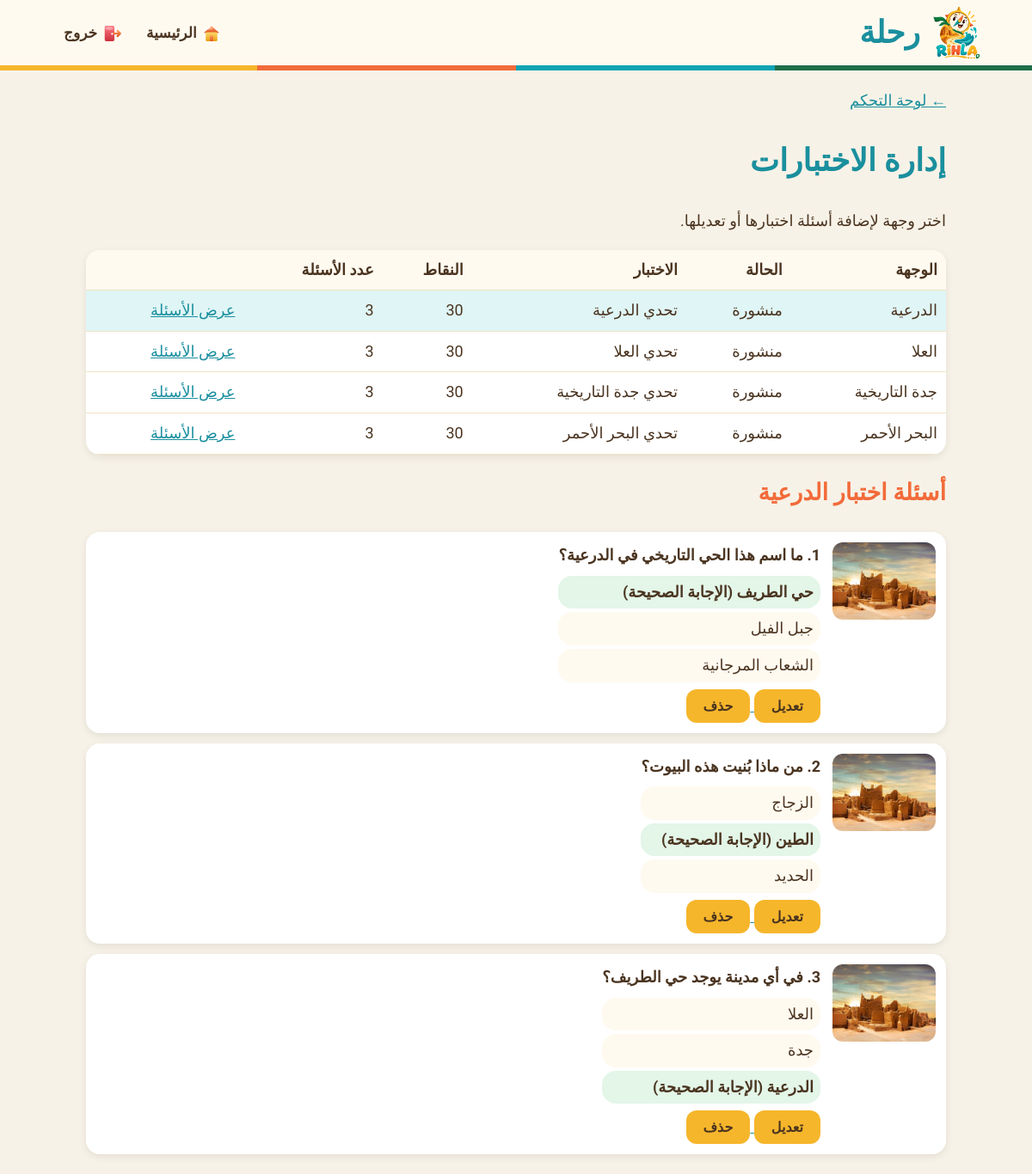
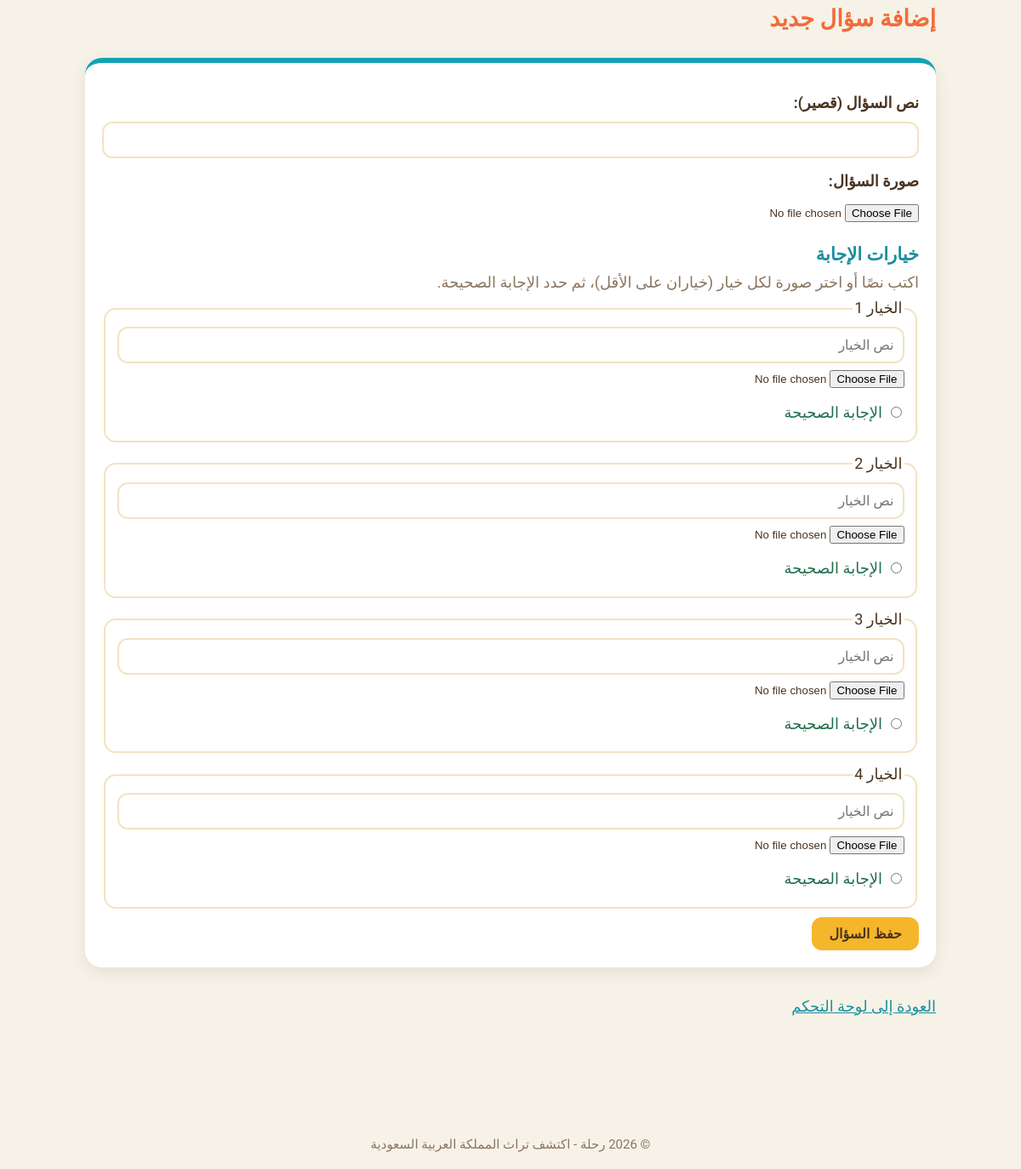
/manage_quizzes.php?destination=1 (signed in), run on the app's committed database (2 pictures, top to bottom).
### tables this page shows
CREATE TABLE `quiz` (
  `quizID` int(11) NOT NULL,
  `title` varchar(80) NOT NULL,
  `totalPoints` int(11) NOT NULL,
  `destinationID` int(11) NOT NULL
);

CREATE TABLE `destination` (
  `destinationID` int(11) NOT NULL,
  `name` varchar(50) NOT NULL,
  `description` text NOT NULL,
  `imagePath` varchar(255) NOT NULL,
  `status` enum('draft','published','hidden') NOT NULL DEFAULT 'draft',
  `journeyID` int(11) NOT NULL,
  `adminID` int(11) NOT NULL
);

CREATE TABLE `question` (
  `questionID` int(11) NOT NULL,
  `text` varchar(255) NOT NULL,
  `imagePath` varchar(255) NOT NULL,
  `quizID` int(11) NOT NULL
);

CREATE TABLE `choice` (
  `choiceID` int(11) NOT NULL,
  `text` varchar(100) DEFAULT NULL,
  `imagePath` varchar(255) DEFAULT NULL,
  `isCorrect` tinyint(1) NOT NULL DEFAULT '0',
  `questionID` int(11) NOT NULL
);

### data/db.php (called while the page is built)
<?php
$DB_HOST = '127.0.0.1';
$DB_PORT = '8889';
$DB_NAME = 'rihla';
$DB_USER = 'root';
$DB_PASS = 'root';
try {
    $pdo = new PDO('mysql:host=' . $DB_HOST . ';port=' . $DB_PORT . ';dbname=' . $DB_NAME . ';charset=utf8mb4', $DB_USER, $DB_PASS);
    $pdo->setAttribute(PDO::ATTR_ERRMODE, PDO::ERRMODE_EXCEPTION);
    $pdo->setAttribute(PDO::ATTR_DEFAULT_FETCH_MODE, PDO::FETCH_ASSOC);
    $pdo->setAttribute(PDO::ATTR_EMULATE_PREPARES, false);
} catch (PDOException $e) {
    die('لا يمكن الاتصال بقاعدة البيانات: ' . $e->getMessage());
}
function db() {
    global $pdo;
    return $pdo;
}

### data/quizzes.php (called while the page is built, shortened)
<?php
require_once __DIR__ . '/db.php';
function findDestination($destinationID) {
    $statement = db()->prepare(
        'SELECT destinationID, name, status FROM destination WHERE destinationID = ?'
    );
    $statement->execute([$destinationID]);
    $row = $statement->fetch();
    return $row === false ? null : $row;
}
function findDestinationsWithQuiz() {
    $sql = 'SELECT d.destinationID, d.name, d.status,
                   q.quizID, q.title, q.totalPoints,
                   (SELECT COUNT(*) FROM question qs WHERE qs.quizID = q.quizID) AS questionCount
              FROM destination d
              LEFT JOIN quiz q ON q.destinationID = d.destinationID
             ORDER BY d.destinationID';
    return db()->query($sql)->fetchAll();
}
function findQuizByDestination($destinationID) {
    $statement = db()->prepare(
        'SELECT quizID, title, totalPoints, destinationID FROM quiz WHERE destinationID = ?'
    );
    $statement->execute([$destinationID]);
    $row = $statement->fetch();
    return $row === false ? null : $row;
}
function findQuestions($quizID) {
    $statement = db()->prepare(
        'SELECT questionID, text, imagePath, quizID
           FROM question
          WHERE quizID = ?
          ORDER BY questionID'
    );
    $statement->execute([$quizID]);
    return $statement->fetchAll();
}
function findChoices($questionID) {
    $statement = db()->prepare(
        'SELECT choiceID, text, imagePath, isCorrect, questionID
           FROM choice
          WHERE questionID = ?
          ORDER BY choiceID'
    );
    $statement->execute([$questionID]);
    return $statement->fetchAll();
}

### manage_quizzes.php (the view, shortened to what this page needs)
<?php
$destinationID = (int)($_GET['destination'] ?? $_POST['destination'] ?? 0);
$destination = $destinationID > 0 ? findDestination($destinationID) : null;
$quiz        = $destination !== null ? findQuizByDestination($destinationID) : null;
$editing     = null;
$destinations = findDestinationsWithQuiz();
$questions = $quiz !== null ? findQuestions($quiz['quizID']) : [];
$shown = [
    'quizTitle'  => $destination !== null ? 'تحدي ' . $destination['name'] : '',
    'quizPoints' => '50',
    'text'       => '',
    'correct'    => -1,
    'choices'    => []
];
for ($i = 0; $i < 4; $i++) {
    $shown['choices'][$i] = ['text' => '', 'imagePath' => ''];
}
$statusNames = ['draft' => 'مسودة', 'published' => 'منشورة', 'hidden' => 'مخفية'];
?>
<?php include 'views/header.php'; ?>
<link rel="stylesheet" href="assets/css/quiz.css">
<a href="admin_dashboard.php">← لوحة التحكم</a>
<h1>إدارة الاختبارات</h1>
<p>اختر وجهة لإضافة أسئلة اختبارها أو تعديلها.</p>
<table class="admin-table">
    <tr>
        <th>الوجهة</th>
        <th>الحالة</th>
        <th>الاختبار</th>
        <th>النقاط</th>
        <th>عدد الأسئلة</th>
        <th></th>
    </tr>
    <?php foreach ($destinations as $d): ?>
        <tr<?= (int)$d['destinationID'] === $destinationID ? ' class="selected"' : '' ?>>
            <td><?= e($d['name']) ?></td>
            <td><?= e($statusNames[$d['status']] ?? $d['status']) ?></td>
            <td><?= $d['quizID'] ? e($d['title']) : 'لا يوجد اختبار' ?></td>
            <td><?= $d['quizID'] ? (int)$d['totalPoints'] : '-' ?></td>
            <td><?= (int)$d['questionCount'] ?></td>
            <td><a href="manage_quizzes.php?destination=<?= (int)$d['destinationID'] ?>">عرض الأسئلة</a></td>
        </tr>
    <?php endforeach; ?>
</table>
<?php if ($destination !== null): ?>
    <h2>أسئلة اختبار <?= e($destination['name']) ?></h2>
    <?php foreach ($questions as $number => $q): ?>
        <div class="admin-question<?= $editing !== null && (int)$q['questionID'] === (int)$editing['questionID'] ? ' selected' : '' ?>">
            <img src="<?= e($q['imagePath']) ?>" alt="صورة السؤال">
            <div>
                <strong><?= $number + 1 ?>. <?= e($q['text']) ?></strong>
                <ul class="admin-choices">
                    <?php foreach (findChoices($q['questionID']) as $choice): ?>
                        <li class="<?= $choice['isCorrect'] ? 'is-correct' : '' ?>">
                            <?= e($choice['text'] ?? '') ?>
                            <?= $choice['isCorrect'] ? ' (الإجابة الصحيحة)' : '' ?>
                        </li>
                    <?php endforeach; ?>
                </ul>
                <a href="manage_quizzes.php?destination=<?= $destinationID ?>&edit=<?= (int)$q['questionID'] ?>">
                    <button type="button">تعديل</button>
                </a>
                <a href="delete.php?type=question&id=<?= (int)$q['questionID'] ?>&back=<?= urlencode('manage_quizzes.php?destination=' . $destinationID) ?>">
                    <button type="button">حذف</button>
                </a>
            </div>
        </div>
    <?php endforeach; ?>
    <h2 id="question-form"><?= $editing !== null ? 'تعديل السؤال' : 'إضافة سؤال جديد' ?></h2>
    <form class="admin-form" method="POST" enctype="multipart/form-data"
          action="manage_quizzes.php?destination=<?= $destinationID ?><?= $editing !== null ? '&edit=' . (int)$editing['questionID'] : '' ?>#question-form">
        <label>نص السؤال (قصير):</label>
        <input type="text" name="question_text" maxlength="255" value="<?= e($shown['text']) ?>">
        <label>صورة السؤال<?= $editing !== null ? ' (اتركها فارغة لإبقاء الصورة الحالية)' : '' ?>:</label>
        <input type="file" name="question_image" accept="image/jpeg,image/png,image/webp">
        <h3>خيارات الإجابة</h3>
        <p class="admin-hint">اكتب نصًا أو اختر صورة لكل خيار (خياران على الأقل)، ثم حدد الإجابة الصحيحة.</p>
        <?php foreach ($shown['choices'] as $i => $choice): ?>
            <fieldset class="admin-choice-row">
                <legend>الخيار <?= $i + 1 ?></legend>
                <input type="text" name="choice_text[<?= $i ?>]" maxlength="100"
                       placeholder="نص الخيار" value="<?= e($choice['text']) ?>">
                <input type="file" name="choice_image[<?= $i ?>]" accept="image/jpeg,image/png,image/webp">
                <label class="inline correct-pick">
                    <input type="radio" name="correct" value="<?= $i ?>" <?= $shown['correct'] === $i ? 'checked' : '' ?>>
                    الإجابة الصحيحة
                </label>
            </fieldset>
        <?php endforeach; ?>
        <button type="submit"><?= $editing !== null ? 'حفظ التعديلات' : 'حفظ السؤال' ?></button>
    </form>
<?php endif; ?>
<br>
<a href="admin_dashboard.php">العودة إلى لوحة التحكم</a>
<?php include 'views/footer.php'; ?>

### assets/css/style.css (style rules this page uses)
body { margin: 0; font-family: "Tajawal", Tahoma, Arial, sans-serif; font-size: 18px; line-height: 1.7; color: #4a3420; background: #f7f2e7; }
a { color: #1a8f9e; }
main h1 { color: #1a8f9e; }
main h2 { color: #f26b3a; }
main ul { list-style: none; padding: 0; display: grid; grid-template-columns: repeat(auto-fill, minmax(220px, 1fr)); gap: 16px; }
main li { background: white; border-radius: 16px; padding: 16px; border-top: 6px solid #f6b62b; box-shadow: 0 3px 10px rgba(0, 0, 0, 0.08); }
main h3 { margin: 16px 0 0; padding: 12px 16px 0; background: white; color: #1a8f9e; border-top: 6px solid #f6b62b; border-radius: 16px 16px 0 0; }
main h3 + p { margin: 0; padding: 4px 16px 14px; background: white; border-radius: 0 0 16px 16px; box-shadow: 0 3px 10px rgba(0, 0, 0, 0.08); }
input[type="text"], input[type="password"] { padding: 10px; font-size: 16px; border: 2px solid #f3e3c3; border-radius: 12px; }
main button { padding: 10px 20px; font-size: 16px; font-weight: bold; background: #f6b62b; color: #4a3420; border: none; border-radius: 12px; cursor: pointer; }

### assets/css/quiz.css (style rules this page uses)
.admin-table { width: 100%; border-collapse: collapse; background: white; border-radius: 16px; overflow: hidden; box-shadow: 0 3px 10px rgba(0, 0, 0, 0.08); margin-bottom: 20px; }
.admin-table th, .admin-table td { padding: 8px 10px; border-bottom: 1px solid #f3e3c3; text-align: right; vertical-align: middle; }
.admin-table th { background: #fffaf0; }
.admin-table tr.selected td, .admin-question.selected { background: #e0f5f5; }
.admin-question { display: flex; gap: 14px; align-items: flex-start; background: white; border-radius: 16px; padding: 12px; margin-bottom: 12px; box-shadow: 0 3px 10px rgba(0, 0, 0, 0.08); }
.admin-question > img { width: 120px; height: 90px; object-fit: cover; border-radius: 12px; }
main ul.admin-choices { display: block; margin: 8px 0; }
main ul.admin-choices li { display: flex; align-items: center; gap: 6px; padding: 4px 8px; margin-bottom: 4px; border-top: none; box-shadow: none; background: #fffaf0; }
main ul.admin-choices li.is-correct { background: #e3f6e8; font-weight: bold; }
.admin-form { background: white; padding: 20px; border-radius: 20px; border-top: 6px solid #12a3b4; box-shadow: 0 6px 20px rgba(0, 0, 0, 0.08); }
.admin-form label { display: block; font-weight: bold; margin: 12px 0 6px; }
.admin-form label.inline { display: inline-block; font-weight: normal; margin: 6px 0; }
.admin-form input[type="text"], .admin-form textarea { width: 100%; box-sizing: border-box; padding: 10px; font-size: 16px; font-family: inherit; border: 2px solid #f3e3c3; border-radius: 12px; }
main .admin-form h3 { background: none; border: none; padding: 0; }
.admin-choice-row { border: 2px solid #f3e3c3; border-radius: 14px; margin-bottom: 10px; }
.admin-choice-row input[type="file"] { display: block; margin: 8px 0; }
.correct-pick { color: #1f6e4a; }
.admin-hint { color: #8a7560; }
main .admin-form h3 + p { background: none; box-shadow: none; padding: 0; }
.admin-table td:last-child { white-space: nowrap; }

### data on the page
quiz: destinationID.name "الدرعية", destinationID.status "منشورة", title "تحدي الدرعية", totalPoints "30", questionCount "3"
quiz: destinationID.name "العلا", destinationID.status "منشورة", title "تحدي العلا", totalPoints "30", questionCount "3"
quiz: destinationID.name "جدة التاريخية", destinationID.status "منشورة", title "تحدي جدة التاريخية", totalPoints "30", questionCount "3"
quiz: destinationID.name "البحر الأحمر", destinationID.status "منشورة", title "تحدي البحر الأحمر", totalPoints "30", questionCount "3"
destination: name "الدرعية"
question: imagePath (picture), text "ما اسم هذا الحي التاريخي في الدرعية؟"
choice: text "حي الطريف", isCorrect "(الإجابة الصحيحة)"
choice: text "جبل الفيل"
choice: text "الشعاب المرجانية"
question: imagePath (picture), text "من ماذا بُنيت هذه البيوت؟"
choice: text "الزجاج"
choice: text "الطين", isCorrect "(الإجابة الصحيحة)"
choice: text "الحديد"
question: imagePath (picture), text "في أي مدينة يوجد حي الطريف؟"
choice: text "العلا"
choice: text "جدة"
choice: text "الدرعية", isCorrect "(الإجابة الصحيحة)"
